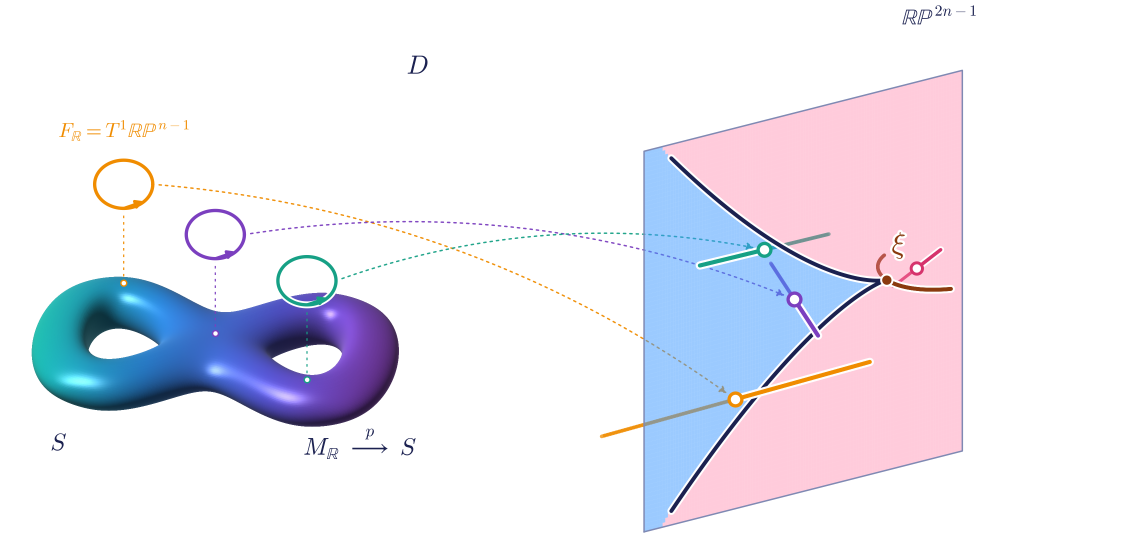
#> input picture pictures/hitchin-proj-labels.png, 3400 x 1680 px (shown at 1/3 size)
$ python recolor_hitchin_surface.py ../pictures/hitchin-proj-labels.png ../pictures/hitchin-proj-labels-uniform.png 1.0 1.0
#> lines starting #> are read from the running program, lines starting #| are printed output that depends on the picture; after the words box and inside, x2 and y2 are one past the last pixel; in counts of white or black regions, pixels touching at a corner belong together
"""Remplace le dégradé bleu-violet de la surface S de hitchin-proj-labels.png par une teinte unie,
en conservant l'ombrage (valeur HSV) ; cercles, pointillés et points de couleur sont préservés.
Usage (depuis la racine du site) :
  python3 scripts/recolor_hitchin_surface.py pictures/hitchin-proj-labels.png pictures/hitchin-proj-labels-uniform.png 212 0.78"""
import sys, numpy as np
from PIL import Image
from matplotlib.colors import rgb_to_hsv, hsv_to_rgb
src, dst, H0 = sys.argv[1], sys.argv[2], float(sys.argv[3]) / 360
SMAX = float(sys.argv[4]) if len(sys.argv) > 4 else 1.0
im = np.asarray(Image.open(src).convert('RGB')).astype(float) / 255
hsv = rgb_to_hsv(im)
#> hsv: shape (1680, 3400, 3) float64; mean of channels 0, 1, 2 0.192, 0.0961, 0.974
Hh, S, V = hsv[..., 0], hsv[..., 1], hsv[..., 2]
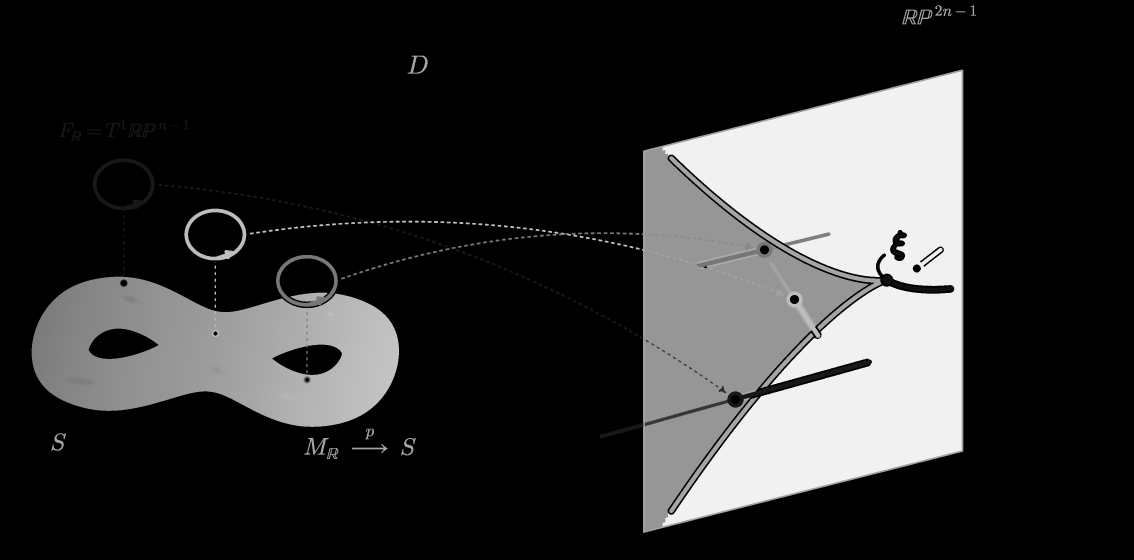
#> Hh: shape (1680, 3400) float64 (shown at 1/3 size); min 0, max 0.998, mean 0.192
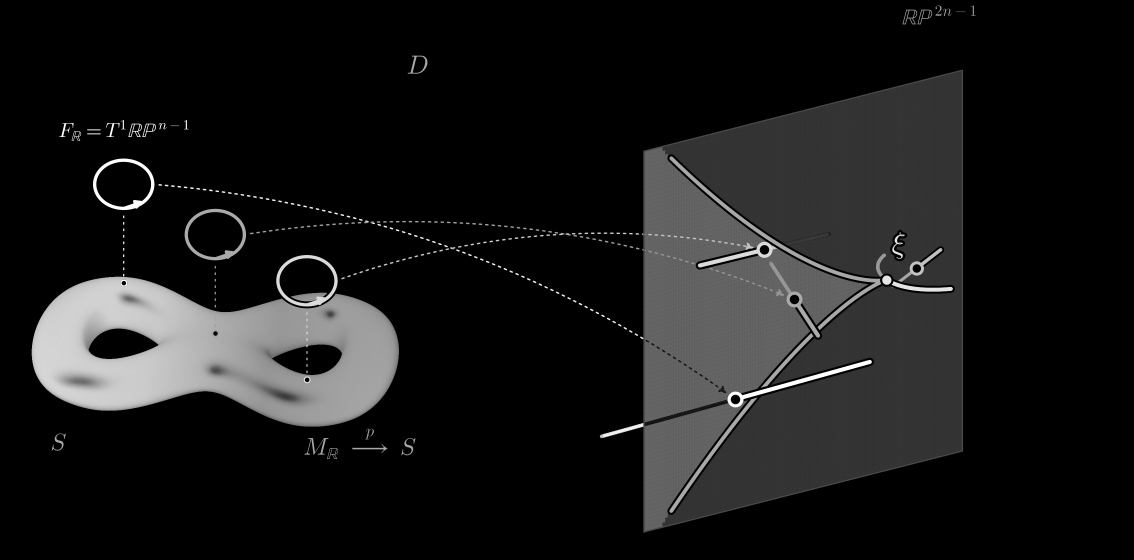
#> S: shape (1680, 3400) float64 (shown at 1/3 size); min 0, max 1, mean 0.0961
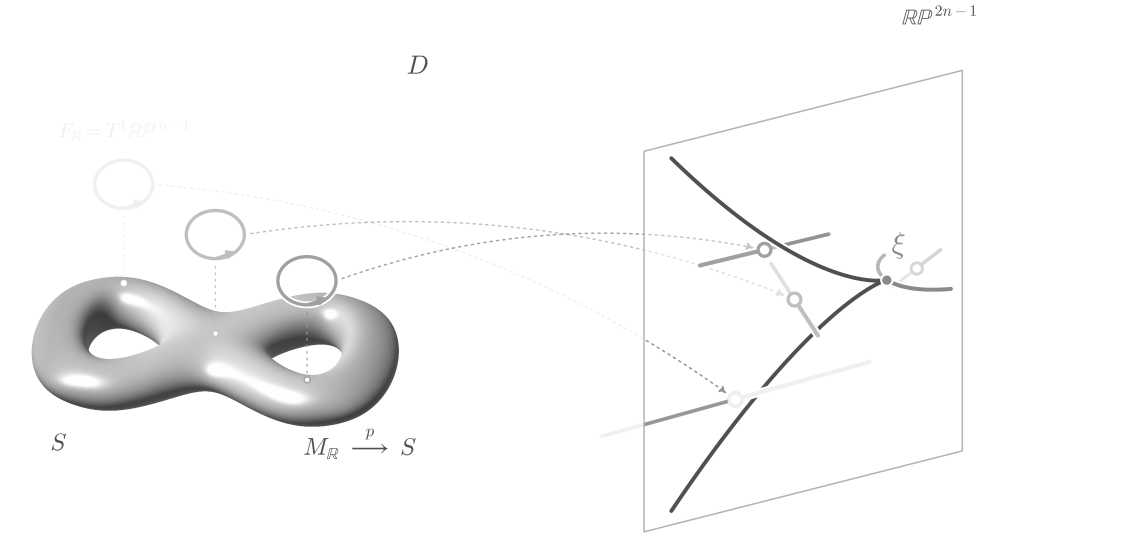
#> V: shape (1680, 3400) float64 (shown at 1/3 size); min 0.235, max 1, mean 0.974
x0, x1, y0, y1 = 80, 1215, 815, 1295                       # zone de la surface (pixels de l'original 3400×1680)
zone = np.zeros(S.shape, bool); zone[y0:y1, x0:x1] = True
cand = zone & (S > 0.2) & (V > 0.08)
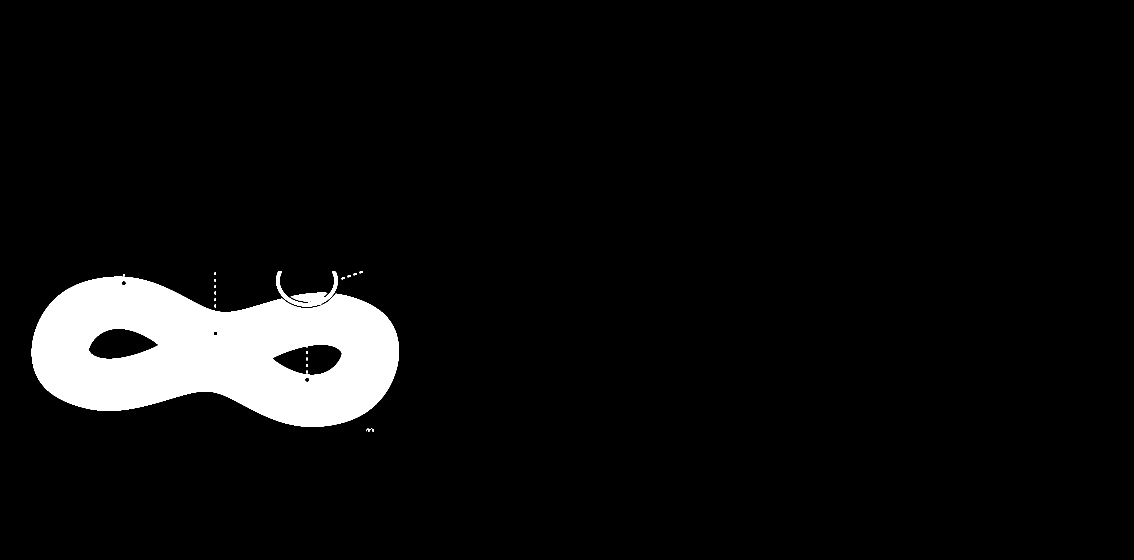
#> cand: shape (1680, 3400) bool (shown at 1/3 size); 5.9% white; 18 white regions, largest, box (x1, y1, x2, y2) and area: (95, 830, 1197, 1280) 329317, (829, 815, 1013, 920) 5230, (1099, 1286, 1122, 1295) 78
# teinte locale de la surface : médiane circulaire par bande de colonnes
ang = Hh * 2 * np.pi
loc = np.zeros(S.shape[1])
#> loc = 3400 values from 0 to 0
for x in range(x0, x1):
    m = cand[y0:y1, max(x - 15, 0):x + 15]
    a = ang[y0:y1, max(x - 15, 0):x + 15][m]
    loc[x] = np.arctan2(np.sin(a).mean(), np.cos(a).mean()) if a.size else 0
#> after the loop, loc = 3400 values, max 3.14 at index 147, min -3.14 at index 148, mean -0.662
dev = np.abs(np.angle(np.exp(1j * (ang - loc[None, :]))))
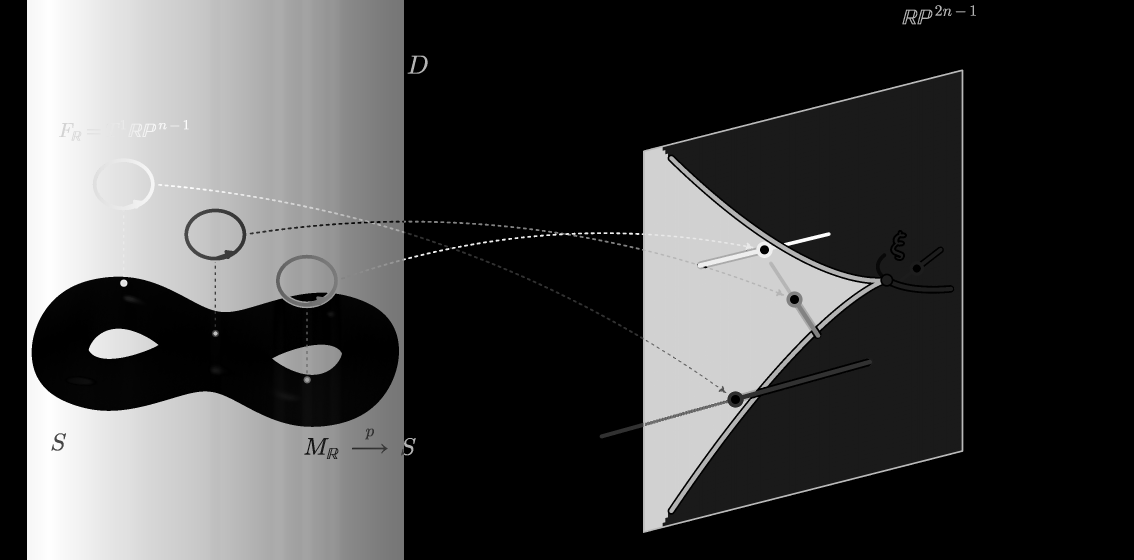
#> dev: shape (1680, 3400) float64 (shown at 1/3 size); min 0, max 3.14, mean 0.859; drawn with min black and max white
overlay = (S > 0.3) & (dev > np.deg2rad(28))
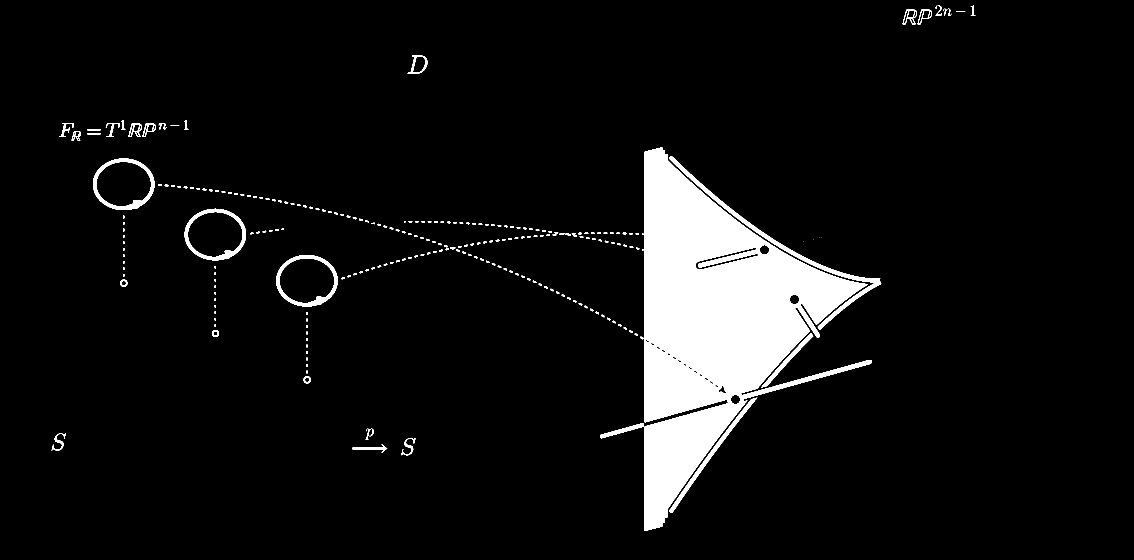
#> overlay: shape (1680, 3400) bool (shown at 1/3 size); 6.8% white; 241 white regions (6 under 20 px), largest, box (x1, y1, x2, y2) and area: (1934, 442, 2616, 1593) 338366, (2008, 469, 2644, 990) 11005, (279, 475, 464, 630) 5538
# tous les pixels non blancs de la zone appartiennent à la surface, sauf les tracés de couleur
surf = zone & ~overlay & ((S > 0.08) | (V < 0.9))
#> surf: shape (1680, 3400) bool; 5.8% white; 198 white regions (196 under 20 px), largest, box (x1, y1, x2, y2) and area: (95, 830, 1197, 1280) 328693, (872, 878, 982, 904) 1736
# compensation douce : la teinte sarcelle de gauche était plus sombre que le bleu central
xs = np.arange(S.shape[1])
#> xs = 3400 values from 0 to 3399
gain = np.interp(xs, [x0, 650, x1], [1.12, 1.0, 1.04])[None, :]
out = hsv.copy()
out[..., 0] = np.where(surf, H0, Hh)
#> out: shape (1680, 3400, 3) float64; mean of channels 0, 1, 2 0.156, 0.0961, 0.974
sgain = np.interp(xs, [x0, 650, 950, x1], [1.0, 1.0, 1.2, 1.3])[None, :]
out[..., 1] = np.where(surf, np.minimum(S * sgain, SMAX), S)
#> out: shape (1680, 3400, 3) float64; mean of channels 0, 1, 2 0.156, 0.0989, 0.974
out[..., 2] = np.where(surf, np.clip(V * gain, 0, 1), V)
#> out: shape (1680, 3400, 3) float64; mean of channels 0, 1, 2 0.156, 0.0989, 0.976
Image.fromarray((hsv_to_rgb(out) * 255 + 0.5).astype(np.uint8)).save(dst, optimize=True)
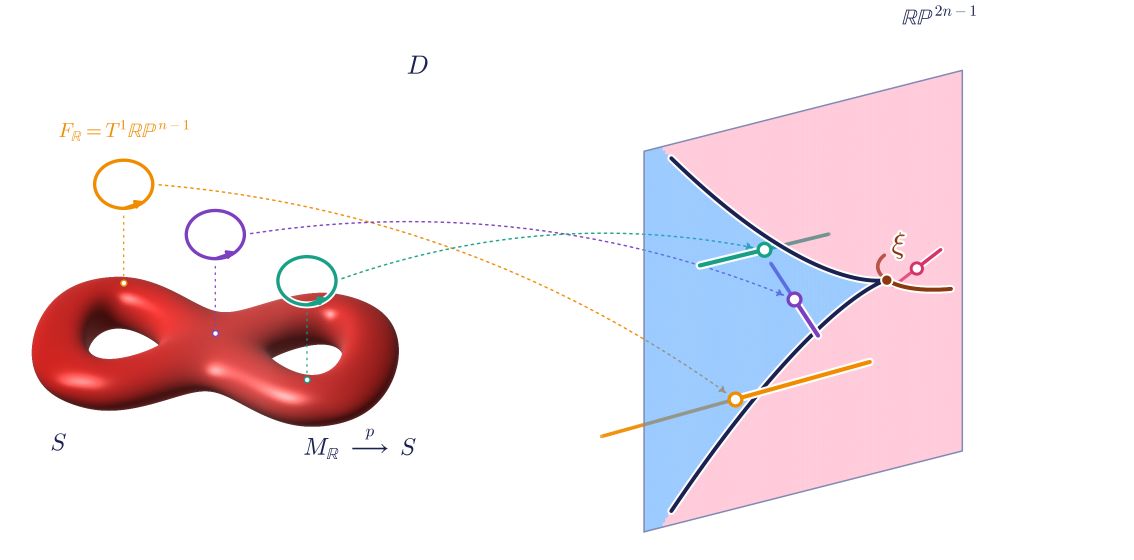
#> saved as hitchin-proj-labels-uniform.png: PIL image 3400x1680 RGB (shown at 1/3 size); mean R, G, B 242.3, 231.5, 236.3
